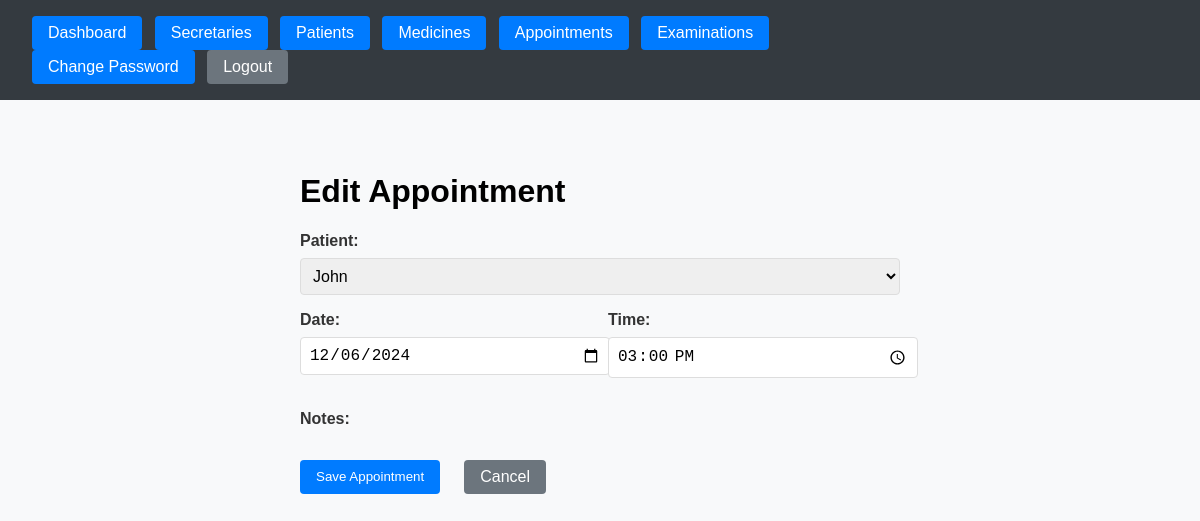
/appointments/1/edit/ (signed in), run on the app's committed database.
### secretary_dash/models.py (models this page shows, shortened)
class Appointment(models.Model):
    patient = models.ForeignKey(Patient, on_delete=models.CASCADE)
    date = models.DateField()
    time = models.TimeField()
    created_by = models.ForeignKey(Secretary, on_delete=models.CASCADE)
    is_cancelled = models.BooleanField(default=False)
    created_at = models.DateTimeField(auto_now_add=True)
    class Meta:
        ordering = ['date', 'time']

### secretary_dash/views.py (the view)
# urls.py: path('appointments/<int:pk>/edit/', views.appointment_edit, name='appointment_edit'),
@login_required
@user_passes_test(is_doctor)
def appointment_edit(request, pk):
    appointment = get_object_or_404(Appointment, pk=pk)
    if request.method == 'POST':
        form = AppointmentForm(request.POST, instance=appointment)
        if form.is_valid():
            form.save()
            messages.success(request, 'Appointment updated successfully!')
            return redirect('secretary_dash:appointment_list')
    else:
        form = AppointmentForm(instance=appointment)
    return render(request, 'secretary_dash/common/appointment_form.html', {'form': form, 'title': 'Edit Appointment'})

### secretary_dash/forms.py (shortened to what this page needs)
class AppointmentForm(forms.ModelForm):
    class Meta:
        model = Appointment
        fields = ['patient', 'date', 'time']
        widgets = {
            'date': forms.DateInput(attrs={'type': 'date'}),
            'time': forms.TimeInput(attrs={'type': 'time'})
        }

### secretary_dash/models.py (called while the page is built)
    def __str__(self):
        return self.name

### secretary_dash/views.py (called while the page is built)
def is_doctor(user):
    return user.is_superuser

### secretary_dash/templates/secretary_dash/common/appointment_form.html (shortened to what this page needs)
{% extends request.user.is_superuser|yesno:'secretary_dash/doctor/base.html,secretary_dash/secretary/base.html' %}
{% block content %}
<div class="appointment-form-container">
    <h1>{{ title }}</h1>
    <form method="post">
        <div class="form-group">
            <label for="{{ form.patient.id_for_label }}">Patient:</label>
            {{ form.patient }}
        </div>
        <div class="form-row">
            <div class="form-group">
                <label for="{{ form.date.id_for_label }}">Date:</label>
                {{ form.date }}
            </div>
            <div class="form-group">
                <label for="{{ form.time.id_for_label }}">Time:</label>
                {{ form.time }}
            </div>
        </div>
        <div class="form-group">
            <label for="{{ form.notes.id_for_label }}">Notes:</label>
        </div>
        <div class="form-actions">
            <button type="submit" class="btn btn-primary">Save Appointment</button>
            <a href="{% url 'secretary_dash:appointment_list' %}" class="btn btn-secondary">Cancel</a>
        </div>
    </form>
</div>
{% endblock %}

### secretary_dash/templates/secretary_dash/doctor/base.html (style rules this page uses)
body { margin: 0; font-family: Arial, sans-serif; background-color: #f8f9fa; }
.btn { display: inline-block; padding: 0.5rem 1rem; color: white; text-decoration: none; border-radius: 4px; margin-right: 0.5rem; background-color: #007bff; }
.btn-secondary { background-color: #6c757d; }

### secretary_dash/templates/secretary_dash/common/appointment_form.html (style rules this page uses)
.appointment-form-container { max-width: 600px; margin: 0 auto; padding: 20px; }
.form-group { margin-bottom: 1rem; }
.form-row { display: grid; grid-template-columns: 1fr 1fr; gap: 1rem; margin-bottom: 1rem; }
.form-group label { display: block; margin-bottom: 0.5rem; font-weight: bold; color: #333; }
.form-group input, .form-group select, .form-group textarea { width: 100%; padding: 0.5rem; border: 1px solid #ddd; border-radius: 4px; font-size: 1rem; }
.form-actions { display: flex; gap: 1rem; margin-top: 2rem; }
.btn { padding: 0.5rem 1rem; border-radius: 4px; cursor: pointer; text-decoration: none; display: inline-block; }
.btn-primary { background-color: #007bff; color: white; border: none; }
.btn-secondary { background-color: #6c757d; color: white; border: none; }

### data on the page
Appointment: patient "John", date "12/06/2024", time "15:00:00"

### other printed values
{{ title }} "Edit Appointment"
